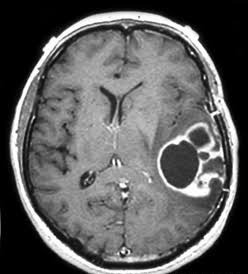
#> input picture app/examples/05_nashel_segmentator_s_flagom.jpg, 248 x 274 px
$ python -i preprocess.py   (imports and definitions only)
#> lines starting #> are read from the running program, lines starting #| are printed output that depends on the picture; after the words box and inside, x2 and y2 are one past the last pixel; in counts of white or black regions, pixels touching at a corner belong together
"""Единый препроцессинг снимка: один и тот же код для обучения и инференса.

Шаги:
  1. серый снимок в диапазоне 0–255 (цветные файлы переводятся в серый, 16 бит — min-max);
  2. обрезка: сначала от краев срезаются однородные строки и столбцы (поля любого цвета, в том
     числе белые, и рамки-линии), затем ищется рамка головы — порог берется относительно уровня
     фона, поэтому серый фон BR-копий, шум «соль-перец», подписи и линейки по краям не мешают;
  3. нормализация яркости в дробных числах: фон → 0, 99,5-й перцентиль тканей → 1;
  4. приведение к size×size с сохранением пропорций (длинная сторона = size, поля — нули);
  5. квантование в uint8.
Нормализация идет до масштабирования, чтобы интерполяция заполнила промежуточные уровни
серого (иначе число уровней выдает источник снимка).

Геометрия возвращается в PreprocMeta: по ней маска переносится в координаты модели
(`mask_to_model`), а маска или тепловая карта модели — обратно на исходный снимок
(`map_to_original`).

Пример:
    from src.preprocess import preprocess
    image, meta = preprocess(read_image(path))      # uint8, 256×256
"""
from __future__ import annotations

from dataclasses import dataclass

import cv2
import numpy as np

DEFAULT_SIZE = 256


@dataclass(frozen=True)
class PreprocMeta:
    orig_h: int
    orig_w: int
    y0: int  # рамка содержимого в исходном снимке (правые границы не включаются)
    y1: int
    x0: int
    x1: int
    new_h: int  # размер содержимого после масштабирования
    new_w: int
    top: int  # положение содержимого внутри size×size
    left: int
    size: int
    scale: float  # во сколько раз изменено содержимое
    bg: float  # уровень фона (0–255)
    hi: float  # верхняя граница яркости тканей (0–255)


def to_gray(image: np.ndarray) -> np.ndarray:
    """Серый снимок float32 в диапазоне 0–255. Принимает HxW, HxWx3 (RGB), HxWx4; uint8 или другие типы."""
    x = np.asarray(image)
    if x.ndim == 3:  # те же веса, что у OpenCV при чтении в сером: результат не зависит от способа чтения файла
        x = x[..., :3].astype(np.float32) @ np.array([0.299, 0.587, 0.114], np.float32) if x.shape[2] >= 3 else x[..., 0]
    x = x.astype(np.float32)
    if np.asarray(image).dtype != np.uint8:  # например, 16-битный DICOM
        lo, hi = float(x.min()), float(x.max())
        x = (x - lo) / (hi - lo) * 255.0 if hi > lo else np.zeros_like(x)
    return x


def trim_uniform_borders(gray: np.ndarray, rel_tol: float = 0.03, frac: float = 0.98) -> tuple[int, int, int, int]:
    """Срезает от краев строки и столбцы однородной яркости: поля любого цвета (черные, серые,
    белые) и рамки-линии по краю кадра. Строка однородна, если не менее frac ее пикселей
    отличаются от медианы строки не больше чем на допуск. Допуск — доля rel_tol от разброса
    яркости снимка: на затемненных снимках тусклые края головы не принимаются за поле.
    Возвращает (y0, y1, x0, x1)."""
    h, w = gray.shape
    y0, y1, x0, x1 = 0, h, 0, w
    lo, hi = np.percentile(gray, [0.5, 99.5])
    tol = float(np.clip(rel_tol * (hi - lo), 2.0, 8.0))

    def edges(block: np.ndarray, axis: int) -> tuple[int, int]:
        med = np.median(block, axis=axis, keepdims=True)
        uniform = (np.abs(block - med) <= tol).mean(axis=axis) >= frac
        if uniform.all():
            return 0, 0
        return int(np.argmin(uniform)), int(np.argmin(uniform[::-1]))  # сколько однородных с начала и с конца

    for _ in range(4):  # строки и столбцы влияют друг на друга — несколько проходов
        top, bottom = edges(gray[y0:y1, x0:x1], axis=1)
        y0, y1 = y0 + top, y1 - bottom
        left, right = edges(gray[y0:y1, x0:x1], axis=0)
        x0, x1 = x0 + left, x1 - right
        if top + bottom + left + right == 0:
            break
    if (y1 - y0) < 0.15 * h or (x1 - x0) < 0.15 * w:  # осталось неправдоподобно мало — не срезаем
        return 0, h, 0, w
    return y0, y1, x0, x1


def estimate_background(gray: np.ndarray) -> float:
    """Уровень фона: меньшее из медианы рамки по краю кадра и 10-го перцентиля всего снимка.
    Рамка дает серый фон BR-копий, перцентиль страхует случай, когда голова касается краев."""
    h, w = gray.shape
    b = max(2, round(0.04 * min(h, w)))
    ring = np.concatenate([gray[:b].ravel(), gray[-b:].ravel(), gray[b:-b, :b].ravel(), gray[b:-b, -b:].ravel()])
    return float(min(np.median(ring), np.percentile(gray, 10)))


def content_bbox(gray: np.ndarray, bg: float) -> tuple[tuple[int, int, int, int], float]:
    """Рамка головы (y0, y1, x0, x1) без отступа и использованный порог яркости."""
    h, w = gray.shape
    sm = cv2.medianBlur(np.clip(gray, 0, 255).astype(np.uint8), 5)  # убирает «соль-перец»
    thr = bg + max(6.0, 0.08 * (float(np.percentile(sm, 99.5)) - bg))
    m = (sm > thr).astype(np.uint8)
    k = max(5, int(round(0.015 * min(h, w))) | 1)
    m = cv2.morphologyEx(m, cv2.MORPH_OPEN, cv2.getStructuringElement(cv2.MORPH_ELLIPSE, (k, k)))  # тонкие линии, подписи
    n, _, stats, _ = cv2.connectedComponentsWithStats(m, connectivity=8)
    full = (0, h, 0, w)
    if n <= 1:
        return full, thr
    areas = stats[1:, cv2.CC_STAT_AREA]
    keep = stats[1:][areas >= 0.05 * areas.max()]  # голова и сравнимые с ней части; мелкие метки отбрасываются
    x0, y0 = int(keep[:, cv2.CC_STAT_LEFT].min()), int(keep[:, cv2.CC_STAT_TOP].min())
    x1 = int((keep[:, cv2.CC_STAT_LEFT] + keep[:, cv2.CC_STAT_WIDTH]).max())
    y1 = int((keep[:, cv2.CC_STAT_TOP] + keep[:, cv2.CC_STAT_HEIGHT]).max())
    if (y1 - y0) < 0.15 * h or (x1 - x0) < 0.15 * w:  # рамка неправдоподобно мала — не обрезаем
        return full, thr
    return (y0, y1, x0, x1), thr


def preprocess(image: np.ndarray, size: int = DEFAULT_SIZE) -> tuple[np.ndarray, PreprocMeta]:
    """Снимок → (uint8 size×size, геометрия)."""
    gray = to_gray(image)
    h, w = gray.shape
    ty0, ty1, tx0, tx1 = trim_uniform_borders(gray)
    inner = gray[ty0:ty1, tx0:tx1]
    bg = estimate_background(inner)
    (y0, y1, x0, x1), thr = content_bbox(inner, bg)
    y0, y1, x0, x1 = y0 + ty0, y1 + ty0, x0 + tx0, x1 + tx0

    # Отступ 2% вокруг рамки. В срезанную полосу он заходит, только если полоса темная (обычное
    # поле): так рамка одинакова у чистого снимка и у его зашумленной копии, где поля не срезаются.
    # Если в полосе белое поле или линия — отступ ограничен краем срезанной области.
    pad = int(round(0.02 * max(y1 - y0, x1 - x0)))
    dark = lambda strip: strip.size == 0 or float(np.percentile(strip, 99)) <= thr
    lim_y0 = 0 if dark(gray[:ty0]) else ty0
    lim_y1 = h if dark(gray[ty1:]) else ty1
    lim_x0 = 0 if dark(gray[:, :tx0]) else tx0
    lim_x1 = w if dark(gray[:, tx1:]) else tx1
    y0, y1 = max(lim_y0, y0 - pad), min(lim_y1, y1 + pad)
    x0, x1 = max(lim_x0, x0 - pad), min(lim_x1, x1 + pad)
    crop = gray[y0:y1, x0:x1]

    tissue = crop[crop > thr]
    hi = float(np.percentile(tissue, 99.5)) if tissue.size else float(crop.max())
    norm = np.clip((crop - bg) / max(hi - bg, 1e-6), 0.0, 1.0)

    ch, cw = crop.shape
    scale = size / max(ch, cw)
    new_h, new_w = max(1, round(ch * scale)), max(1, round(cw * scale))
    interp = cv2.INTER_AREA if scale < 1 else cv2.INTER_LINEAR
    resized = np.clip(cv2.resize(norm, (new_w, new_h), interpolation=interp), 0.0, 1.0)

    top, left = (size - new_h) // 2, (size - new_w) // 2
    out = np.zeros((size, size), np.float32)
    out[top : top + new_h, left : left + new_w] = resized
    meta = PreprocMeta(h, w, y0, y1, x0, x1, new_h, new_w, top, left, size, float(scale), bg, hi)
    return np.round(out * 255).astype(np.uint8), meta


def mask_to_model(mask: np.ndarray, meta: PreprocMeta) -> np.ndarray:
    """Маска в координатах исходного снимка → бинарная маска size×size (uint8, 0/1)."""
    if mask.shape[:2] != (meta.orig_h, meta.orig_w):
        raise ValueError(f"размер маски {mask.shape[:2]} не совпадает со снимком {(meta.orig_h, meta.orig_w)}")
    crop = (mask[meta.y0 : meta.y1, meta.x0 : meta.x1] > 0).astype(np.float32)
    interp = cv2.INTER_AREA if meta.scale < 1 else cv2.INTER_LINEAR
    resized = cv2.resize(crop, (meta.new_w, meta.new_h), interpolation=interp) >= 0.5
    out = np.zeros((meta.size, meta.size), np.uint8)
    out[meta.top : meta.top + meta.new_h, meta.left : meta.left + meta.new_w] = resized
    return out


def map_to_original(arr: np.ndarray, meta: PreprocMeta, binary: bool = True) -> np.ndarray:
    """Маска (binary=True) или тепловая карта модели size×size → координаты исходного снимка."""
    inner = arr[meta.top : meta.top + meta.new_h, meta.left : meta.left + meta.new_w].astype(np.float32)
    back = cv2.resize(inner, (meta.x1 - meta.x0, meta.y1 - meta.y0), interpolation=cv2.INTER_LINEAR)
    out = np.zeros((meta.orig_h, meta.orig_w), np.float32)
    out[meta.y0 : meta.y1, meta.x0 : meta.x1] = back
    return (out >= 0.5).astype(np.uint8) if binary else out

>>> import cv2
>>> picture = cv2.imread('../app/examples/05_nashel_segmentator_s_flagom.jpg')
#> picture is the input picture: shape (274, 248, 3); min 0, max 255, mean 94.7
>>> result = preprocess(picture)
#> in trim_uniform_borders, `lo, hi = np.percentile(gray, [0.5, 99.5])`: lo = 0; hi = 255
#> in trim_uniform_borders, `tol = float(np.clip(rel_tol * (hi - lo), 2.0, 8.0))`: tol = 7.65
#> the loop in trim_uniform_borders, `for _ in range(4):` made 2 passes
#> (top, bottom, y0, y1, left, right, x0, x1) on passes 1 to 2: (8, 0, 8, 274, 0, 7, 0, 241), (0, 0, 8, 274, 0, 0, 0, 241)
#> in preprocess, `ty0, ty1, tx0, tx1 = trim_uniform_borders(gray)`: ty0 = 8; ty1 = 274; tx0 = 0; tx1 = 241
#> in preprocess, `inner = gray[ty0:ty1, tx0:tx1]`:
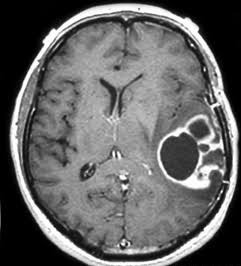
#> inner: shape (266, 241) float32; min 0, max 255, mean 100.4
#> in estimate_background, `ring = np.concatenate([gray[:b].ravel(), gray[-b:].ravel(), gray[b:-b,..`: ring = 9740 values, max 255 at index 2046, min 0 at index 0, mean 36.72
#> in preprocess, `bg = estimate_background(inner)`: bg = 0
#> in content_bbox, `sm = cv2.medianBlur(np.clip(gray, 0, 255).astype(np.uint8), 5)`:
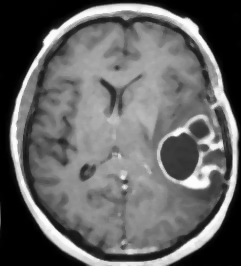
#> sm: shape (266, 241); min 0, max 254, mean 100.2
#> in content_bbox, `thr = bg + max(6.0, 0.08 * (float(np.percentile(sm, 99.5)) - bg))`: thr = 20.08
#> in content_bbox, `m = (sm > thr).astype(np.uint8)`:
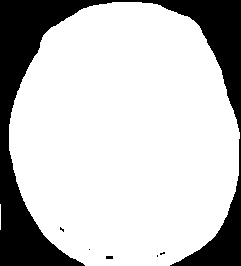
#> m: shape (266, 241); values 0 (black) and 1 (white), 77.1% white; 6 black regions (4 under 20 px), largest, box (x1, y1, x2, y2) and area: (0, 0, 241, 266) 14641, (106, 256, 113, 259) 21
#> in content_bbox, `m = cv2.morphologyEx(m, cv2.MORPH_OPEN, cv2.getStructuringElement(cv2...`: m: shape (266, 241); values 0 (black) and 1 (white), 77% white; 5 black regions (3 under 20 px), largest, box (x1, y1, x2, y2) and area: (0, 0, 241, 266) 14671, (106, 256, 113, 259) 21
#> in content_bbox, `n, _, stats, _ = cv2.connectedComponentsWithStats(m, connectivity=8)`: n = 2; stats = [[0, 0, 241, 266, 14717], [9, 2, 231, 264, 49389]]
#> in content_bbox, `areas = stats[1:, cv2.CC_STAT_AREA]`: areas = [49389]
#> in content_bbox, `keep = stats[1:][areas >= 0.05 * areas.max()]`: keep = [[9, 2, 231, 264, 49389]]
#> in content_bbox, `x0, y0 = int(keep[:, cv2.CC_STAT_LEFT].min()), int(keep[:, cv2.CC_STAT..`: x0 = 9; y0 = 2
#> in content_bbox, `x1 = int((keep[:, cv2.CC_STAT_LEFT] + keep[:, cv2.CC_STAT_WIDTH]).max())`: x1 = 240
#> in content_bbox, `y1 = int((keep[:, cv2.CC_STAT_TOP] + keep[:, cv2.CC_STAT_HEIGHT]).max())`: y1 = 266
#> in preprocess, `(y0, y1, x0, x1), thr = content_bbox(inner, bg)`: y0 = 2; y1 = 266; x0 = 9; x1 = 240; thr = 20.08
#> in preprocess, `y0, y1, x0, x1 = y0 + ty0, y1 + ty0, x0 + tx0, x1 + tx0`: y0 = 10; y1 = 274
#> in preprocess, `pad = int(round(0.02 * max(y1 - y0, x1 - x0)))`: pad = 5
#> in preprocess, `lim_y0 = 0 if dark(gray[:ty0]) else ty0`: lim_y0 = 0
#> in preprocess, `lim_y1 = h if dark(gray[ty1:]) else ty1`: lim_y1 = 274
#> in preprocess, `lim_x0 = 0 if dark(gray[:, :tx0]) else tx0`: lim_x0 = 0
#> in preprocess, `lim_x1 = w if dark(gray[:, tx1:]) else tx1`: lim_x1 = 248
#> in preprocess, `y0, y1 = max(lim_y0, y0 - pad), min(lim_y1, y1 + pad)`: y0 = 5
#> in preprocess, `x0, x1 = max(lim_x0, x0 - pad), min(lim_x1, x1 + pad)`: x0 = 4; x1 = 245
#> in preprocess, `crop = gray[y0:y1, x0:x1]`:
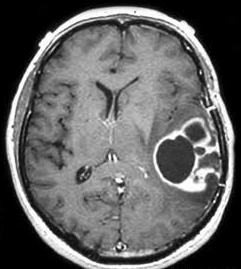
#> crop: shape (269, 241) float32; min 0, max 255, mean 99.3
#> in preprocess, `hi = float(np.percentile(tissue, 99.5)) if tissue.size else float(crop..`: hi = 255
#> in preprocess, `resized = np.clip(cv2.resize(norm, (new_w, new_h), interpolation=inter..`:
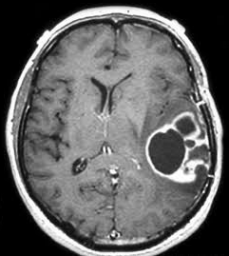
#> resized: shape (256, 229) float32; min 0, max 1, mean 0.389
#> in preprocess, `out[top : top + new_h, left : left + new_w] = resized`:
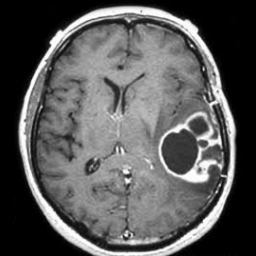
#> out: shape (256, 256) float32; min 0, max 1, mean 0.348

$ run again, on app/examples/06_opuhol_drugoi_istochnik.jpg
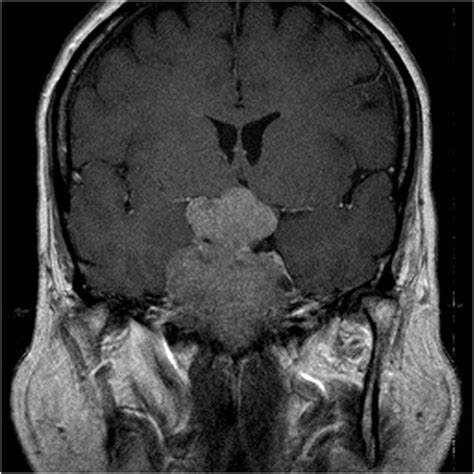
#> input picture app/examples/06_opuhol_drugoi_istochnik.jpg, 474 x 474 px
#> picture is the input picture: shape (474, 474, 3); min 0, max 255, mean 62.3
#> in trim_uniform_borders, `lo, hi = np.percentile(gray, [0.5, 99.5])`: lo = 0; hi = 204
#> tol = 6.12
#> the loop in trim_uniform_borders, `for _ in range(4):` made 2 passes
#> (top, bottom, y0, y1, left, right, x0, x1) on passes 1 to 2: (0, 0, 0, 474, 9, 10, 9, 464), (0, 0, 0, 474, 0, 0, 9, 464)
#> ty0 = 0; ty1 = 474; tx0 = 9; tx1 = 464
#> bg = 1
#> in content_bbox, `thr = bg + max(6.0, 0.08 * (float(np.percentile(sm, 99.5)) - bg))`: thr = 16.44
#> in content_bbox, `m = cv2.morphologyEx(m, cv2.MORPH_OPEN, cv2.getStructuringElement(cv2...`:
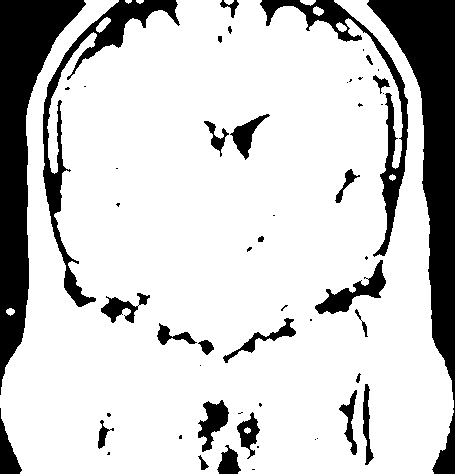
#> m: shape (474, 455); values 0 (black) and 1 (white), 80.3% white; 55 black regions (27 under 20 px), largest, box (x1, y1, x2, y2) and area: (367, 0, 455, 474) 13489, (0, 0, 86, 395) 12297, (43, 0, 180, 307) 4752
#> n = 12; stats = [[0, 0, 455, 474, 42445], [0, 0, 454, 474, 172697], [125, 0, 7, 4, 20], [136, 0, 8, 4, 24], [224, 0, 10, 5, 36], [300, 0, 16, 6, 66], [313, 6, 11, 10, 74], [96, 17, 15, 16, 122], [336, 22, 11, 10, 70], [389, 174, 7, 7, 33], [6, 308, 9, 8, 50], [244, 427, 7, 7, 33]]
#> areas = [172697, 20, 24, 36, 66, 74, 122, 70, 33, 50, 33]
#> keep = [[0, 0, 454, 474, 172697]]
#> in content_bbox, `x0, y0 = int(keep[:, cv2.CC_STAT_LEFT].min()), int(keep[:, cv2.CC_STAT..`: x0 = 0
#> in content_bbox, `x1 = int((keep[:, cv2.CC_STAT_LEFT] + keep[:, cv2.CC_STAT_WIDTH]).max())`: x1 = 454
#> in content_bbox, `y1 = int((keep[:, cv2.CC_STAT_TOP] + keep[:, cv2.CC_STAT_HEIGHT]).max())`: y1 = 474
#> in preprocess, `(y0, y1, x0, x1), thr = content_bbox(inner, bg)`: y0 = 0; y1 = 474; x0 = 0; x1 = 454; thr = 16.44
#> in preprocess, `y0, y1, x0, x1 = y0 + ty0, y1 + ty0, x0 + tx0, x1 + tx0`: x0 = 9; x1 = 463
#> pad = 9
#> lim_y0 = 0
#> lim_y1 = 474
#> lim_x0 = 9
#> lim_x1 = 464
#> in preprocess, `hi = float(np.percentile(tissue, 99.5)) if tissue.size else float(crop..`: hi = 208
#> in preprocess, `out[top : top + new_h, left : left + new_w] = resized`:
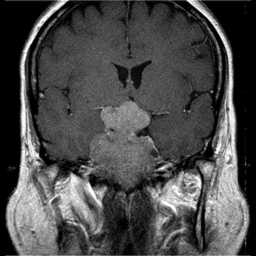
#> out: shape (256, 256) float32; min 0, max 1, mean 0.294

$ run again, on app/examples/07_net_opuholi_T1.jpg
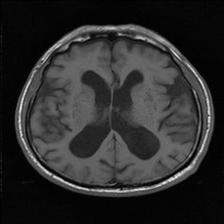
#> input picture app/examples/07_net_opuholi_T1.jpg, 224 x 224 px
#> picture is the input picture: shape (224, 224, 3); min 0, max 242, mean 44.4
#> in trim_uniform_borders, `lo, hi = np.percentile(gray, [0.5, 99.5])`: lo = 0; hi = 189
#> tol = 5.67
#> the loop in trim_uniform_borders, `for _ in range(4):` made 2 passes
#> (top, bottom, y0, y1, left, right, x0, x1) on passes 1 to 2: (23, 26, 23, 198, 0, 9, 0, 215), (0, 0, 23, 198, 0, 0, 0, 215)
#> ty0 = 23; ty1 = 198; tx0 = 0; tx1 = 215
#> ring = 5264 values, max 231 at index 4747, min 0 at index 279, mean 23.21
#> bg = 4
#> in content_bbox, `thr = bg + max(6.0, 0.08 * (float(np.percentile(sm, 99.5)) - bg))`: thr = 14.8
#> in content_bbox, `m = (sm > thr).astype(np.uint8)`:
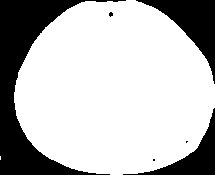
#> m: shape (175, 215); values 0 (black) and 1 (white), 73.6% white; 6 black regions (3 under 20 px), largest, box (x1, y1, x2, y2) and area: (0, 0, 126, 175) 6216, (136, 0, 215, 84) 2221, (123, 108, 215, 175) 1457
#> n = 2; stats = [[0, 0, 215, 175, 9920], [14, 0, 201, 175, 27705]]
#> areas = [27705]
#> keep = [[14, 0, 201, 175, 27705]]
#> in content_bbox, `x0, y0 = int(keep[:, cv2.CC_STAT_LEFT].min()), int(keep[:, cv2.CC_STAT..`: x0 = 14; y0 = 0
#> in content_bbox, `x1 = int((keep[:, cv2.CC_STAT_LEFT] + keep[:, cv2.CC_STAT_WIDTH]).max())`: x1 = 215
#> in content_bbox, `y1 = int((keep[:, cv2.CC_STAT_TOP] + keep[:, cv2.CC_STAT_HEIGHT]).max())`: y1 = 175
#> in preprocess, `(y0, y1, x0, x1), thr = content_bbox(inner, bg)`: y0 = 0; y1 = 175; x0 = 14; x1 = 215; thr = 14.8
#> in preprocess, `y0, y1, x0, x1 = y0 + ty0, y1 + ty0, x0 + tx0, x1 + tx0`: y0 = 23; y1 = 198
#> pad = 4
#> lim_y0 = 0
#> lim_y1 = 224
#> lim_x0 = 0
#> lim_x1 = 224
#> in preprocess, `y0, y1 = max(lim_y0, y0 - pad), min(lim_y1, y1 + pad)`: y0 = 19; y1 = 202
#> in preprocess, `x0, x1 = max(lim_x0, x0 - pad), min(lim_x1, x1 + pad)`: x0 = 10; x1 = 219
#> in preprocess, `hi = float(np.percentile(tissue, 99.5)) if tissue.size else float(crop..`: hi = 201
#> in preprocess, `out[top : top + new_h, left : left + new_w] = resized`:
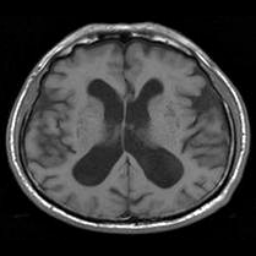
#> out: shape (256, 256) float32; min 0, max 1, mean 0.234

$ run again, on app/examples/08_net_opuholi_drugoi_rezhim.jpg
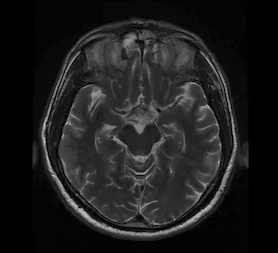
#> input picture app/examples/08_net_opuholi_drugoi_rezhim.jpg, 278 x 253 px
#> picture is the input picture: shape (253, 278, 3); min 0, max 202, mean 29.4
#> in trim_uniform_borders, `lo, hi = np.percentile(gray, [0.5, 99.5])`: lo = 0; hi = 151
#> tol = 4.53
#> the loop in trim_uniform_borders, `for _ in range(4):` made 3 passes
#> (top, bottom, y0, left, right) on passes 1 to 3: (0, 9, 0, 32, 27), (3, 0, 3, 0, 0), (0, 0, 3, 0, 0)
#> ty0 = 3; ty1 = 244; tx0 = 32; tx1 = 251
#> ring = 7956 values, max 142 at index 2086, min 0 at index 0, mean 8.14
#> bg = 4
#> in content_bbox, `thr = bg + max(6.0, 0.08 * (float(np.percentile(sm, 99.5)) - bg))`: thr = 14.32
#> in content_bbox, `m = (sm > thr).astype(np.uint8)`:
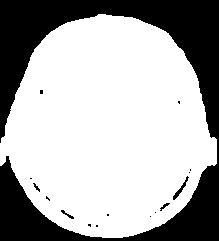
#> m: shape (241, 219); values 0 (black) and 1 (white), 68.1% white; 16 black regions (11 under 20 px), largest, box (x1, y1, x2, y2) and area: (0, 0, 219, 241) 16596, (173, 176, 189, 200) 81, (61, 210, 74, 219) 35, (160, 203, 170, 211) 28, (33, 183, 40, 192) 23
#> n = 2; stats = [[0, 0, 219, 241, 16818], [0, 14, 217, 224, 35961]]
#> areas = [35961]
#> keep = [[0, 14, 217, 224, 35961]]
#> in content_bbox, `x0, y0 = int(keep[:, cv2.CC_STAT_LEFT].min()), int(keep[:, cv2.CC_STAT..`: x0 = 0; y0 = 14
#> in content_bbox, `x1 = int((keep[:, cv2.CC_STAT_LEFT] + keep[:, cv2.CC_STAT_WIDTH]).max())`: x1 = 217
#> in content_bbox, `y1 = int((keep[:, cv2.CC_STAT_TOP] + keep[:, cv2.CC_STAT_HEIGHT]).max())`: y1 = 238
#> in preprocess, `(y0, y1, x0, x1), thr = content_bbox(inner, bg)`: y0 = 14; y1 = 238; x0 = 0; x1 = 217; thr = 14.32
#> in preprocess, `y0, y1, x0, x1 = y0 + ty0, y1 + ty0, x0 + tx0, x1 + tx0`: y0 = 17; y1 = 241; x0 = 32; x1 = 249
#> pad = 4
#> lim_y0 = 0
#> lim_y1 = 253
#> lim_x0 = 0
#> lim_x1 = 278
#> in preprocess, `y0, y1 = max(lim_y0, y0 - pad), min(lim_y1, y1 + pad)`: y0 = 13; y1 = 245
#> in preprocess, `x0, x1 = max(lim_x0, x0 - pad), min(lim_x1, x1 + pad)`: x0 = 28; x1 = 253
#> in preprocess, `hi = float(np.percentile(tissue, 99.5)) if tissue.size else float(crop..`: hi = 163
#> in preprocess, `out[top : top + new_h, left : left + new_w] = resized`:
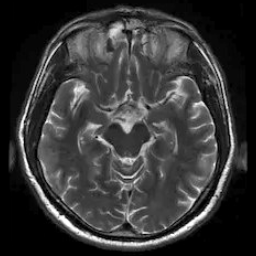
#> out: shape (256, 256) float32; min 0, max 1, mean 0.216
